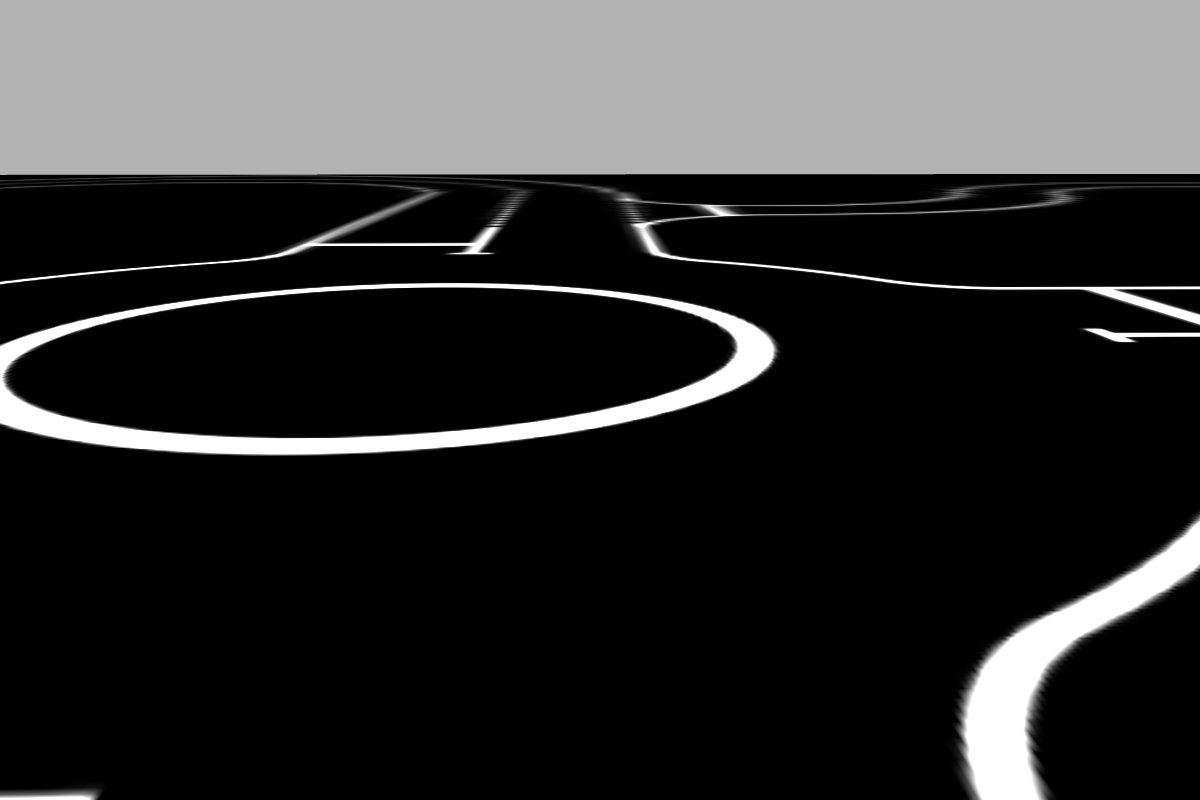
#> input picture frame3383.png, 1200 x 800 px
$ python -i detection_useful_stuff.py   (imports and definitions only)
#> lines starting #> are read from the running program, lines starting #| are printed output that depends on the picture; after the words box and inside, x2 and y2 are one past the last pixel; in counts of white or black regions, pixels touching at a corner belong together
import cv2
import numpy as np
import math
from numpy.core.fromnumeric import size
from numpy.lib.function_base import average

from Mask import Mask


def canny(image):
    # Returns the processed image
    gray = cv2.cvtColor(image, cv2.COLOR_RGB2GRAY)
    blur = cv2.GaussianBlur(gray, (5, 5), 0)
    canny = cv2.Canny(blur, 100, 300)
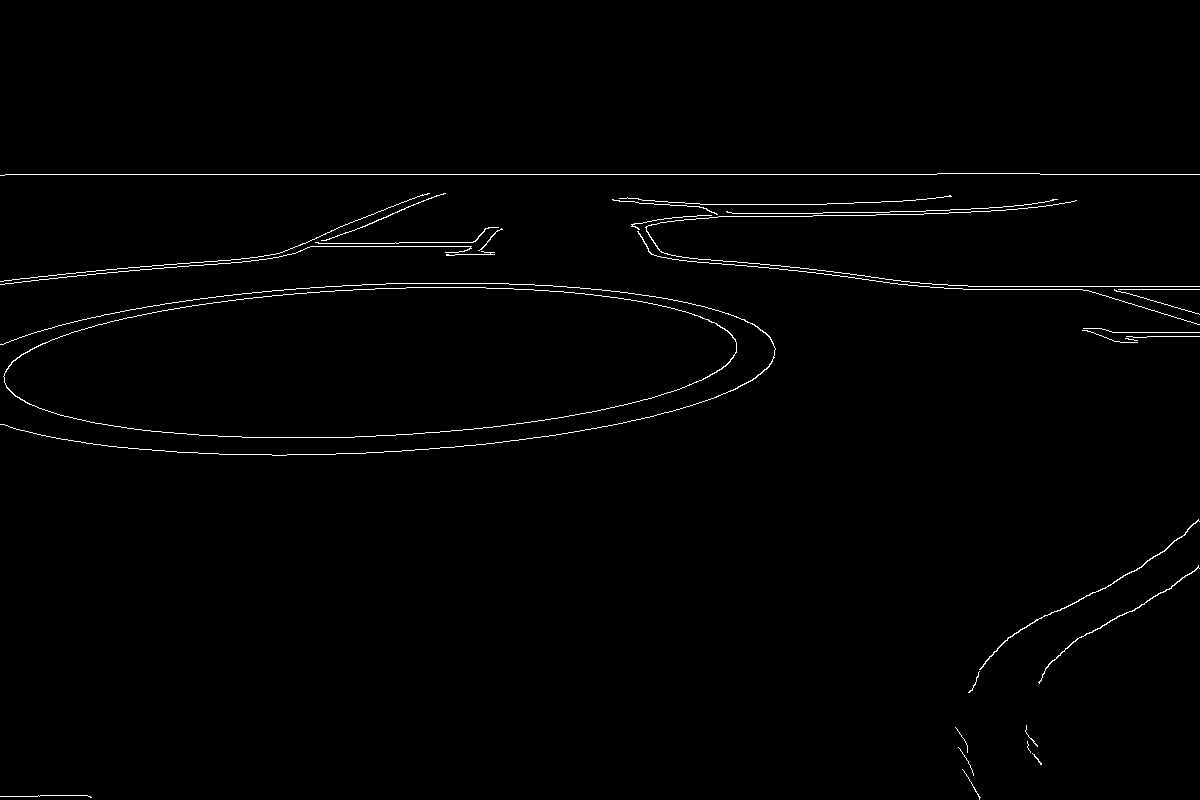
#> canny: shape (800, 1200); 1% white in thin lines or dots, all inside (x1, y1, x2, y2) = (0, 173, 1200, 800)
    return canny


# [88 lines left out: functions display_lines_on_img, calculate_line_lenght, calculate_line_slope, warp, not called in this run]


def apply_mask(image, stencill):
    masked_imagee = cv2.bitwise_and(image, stencill)
    return masked_imagee


class Detection:
    right_line_points = []
    left_line_points = []
    right_line_slope = None
    left_line_slope = None
    right_slope_buffer = []
    left_slope_buffer = []
    right_moving_slope = None
    left_moving_slope = None

    right_points_buffer = []
    left_points_buffer = []

    lines = np.empty((1, 1, 1))

    # [93 lines left out: functions __init__, filter_lines, moving_average_slopee, detect, not called in this run]

    # [67 lines of commented-out code are left out]


# [6 lines not run here, left out]

>>> import cv2
>>> picture = cv2.cvtColor(cv2.imread('frame3383.png'), cv2.COLOR_BGR2RGB)
>>> result = canny(picture)
